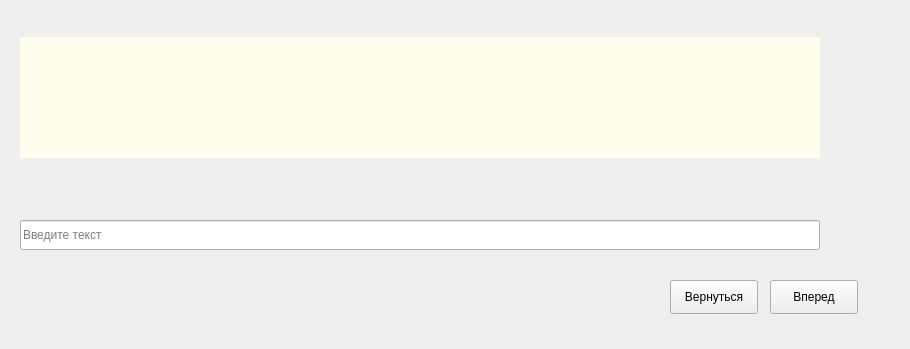
<?xml version="1.0" encoding="UTF-8"?>
<ui version="4.0">
 <class>Writen_test</class>
 <widget class="QMainWindow" name="Writen_test">
  <property name="geometry">
   <rect>
    <x>0</x>
    <y>0</y>
    <width>910</width>
    <height>349</height>
   </rect>
  </property>
  <property name="windowTitle">
   <string>MainWindow</string>
  </property>
  <widget class="QWidget" name="centralwidget">
   <widget class="QLabel" name="label">
    <property name="geometry">
     <rect>
      <x>20</x>
      <y>37</y>
      <width>800</width>
      <height>121</height>
     </rect>
    </property>
    <property name="sizePolicy">
     <sizepolicy hsizetype="Preferred" vsizetype="Preferred">
      <horstretch>0</horstretch>
      <verstretch>0</verstretch>
     </sizepolicy>
    </property>
    <property name="font">
     <font>
      <weight>50</weight>
      <bold>false</bold>
     </font>
    </property>
    <property name="styleSheet">
     <string notr="true">background-color: rgb(255, 253, 238);</string>
    </property>
    <property name="text">
     <string/>
    </property>
    <property name="margin">
     <number>10</number>
    </property>
   </widget>
   <widget class="QPushButton" name="pushButton">
    <property name="geometry">
     <rect>
      <x>770</x>
      <y>280</y>
      <width>88</width>
      <height>34</height>
     </rect>
    </property>
    <property name="text">
     <string>Вперед</string>
    </property>
   </widget>
   <widget class="QPushButton" name="pushButton_2">
    <property name="geometry">
     <rect>
      <x>670</x>
      <y>280</y>
      <width>88</width>
      <height>34</height>
     </rect>
    </property>
    <property name="text">
     <string>Вернуться</string>
    </property>
   </widget>
   <widget class="QLineEdit" name="lineEdit">
    <property name="geometry">
     <rect>
      <x>20</x>
      <y>220</y>
      <width>800</width>
      <height>30</height>
     </rect>
    </property>
    <property name="placeholderText">
     <string>Введите текст</string>
    </property>
   </widget>
  </widget>
 </widget>
 <resources/>
 <connections/>
</ui>
